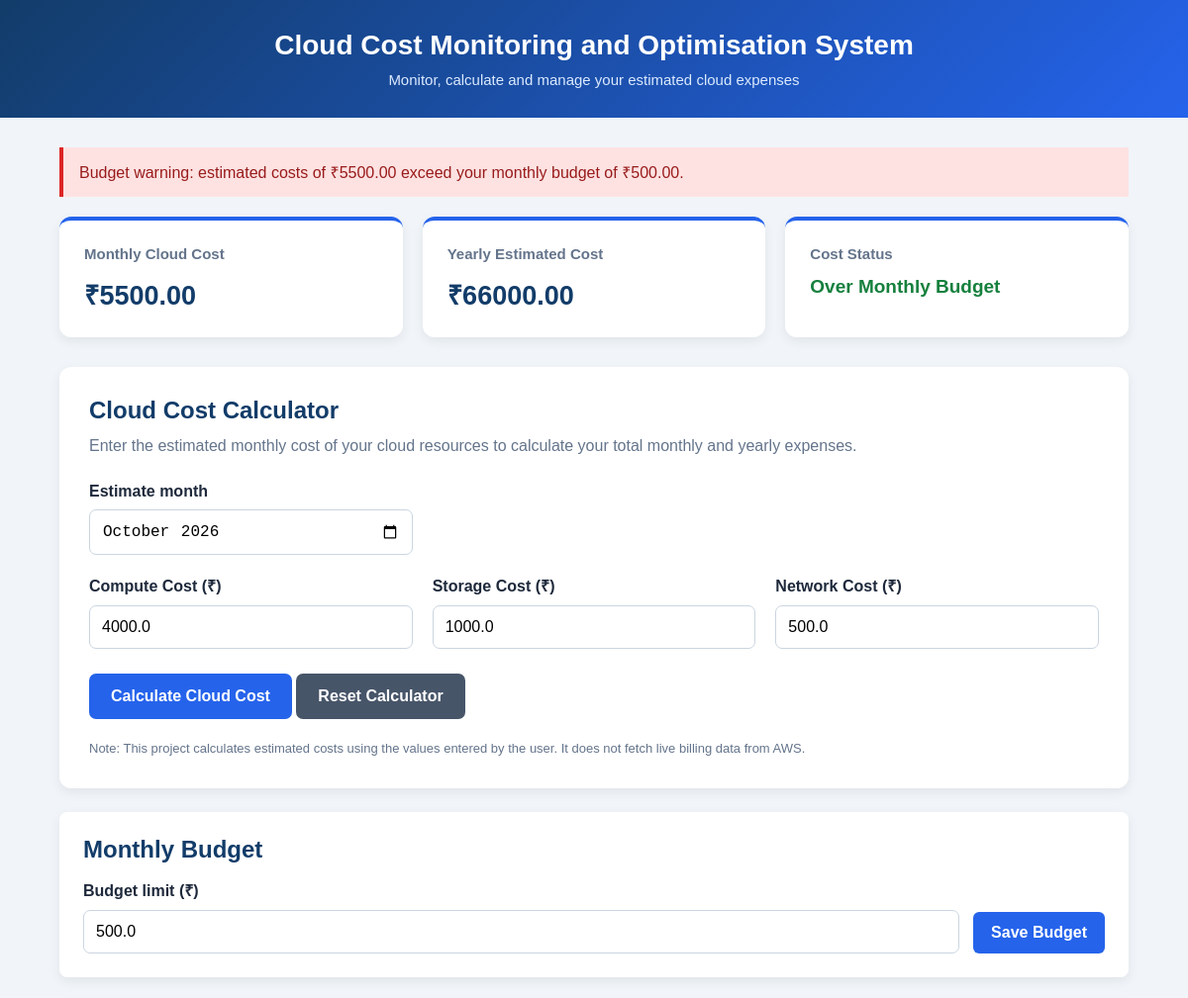
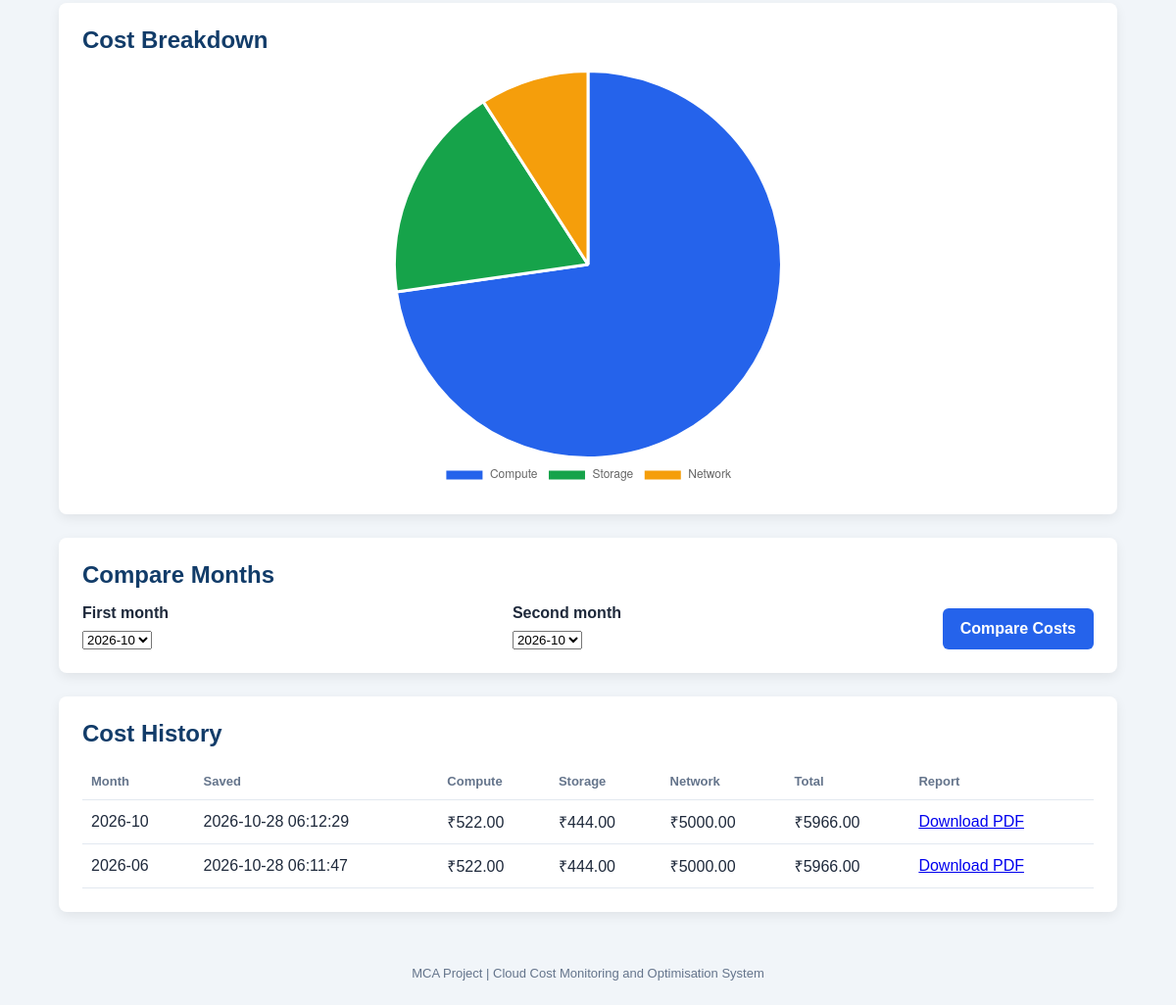
The page / on the database its author committed (2 pictures, top to bottom).
### tables this page shows
CREATE TABLE settings (
                id INTEGER PRIMARY KEY CHECK (id = 1),
                monthly_budget REAL
            );

CREATE TABLE cost_history (
                id INTEGER PRIMARY KEY AUTOINCREMENT,
                month TEXT NOT NULL,
                compute REAL NOT NULL,
                storage REAL NOT NULL,
                network REAL NOT NULL,
                monthly REAL NOT NULL,
                created_at TEXT NOT NULL DEFAULT CURRENT_TIMESTAMP
            );

### app.py (the view, shortened to what this page needs)
@app.route("/", methods=["GET", "POST"])
def dashboard():
    compute, storage, network = 4000.0, 1000.0, 500.0
    monthly = compute + storage + network
    yearly = monthly * 12
    status = "Cost Under Control"
    current_month = date.today().strftime("%Y-%m")
    estimate_month = request.form.get("month", current_month)
    budget = get_budget()
    over_budget = budget is not None and monthly > budget
    if over_budget:
        status = "Over Monthly Budget"
    elif monthly > 10000:
        status = "High Cost Alert"
    with get_db() as connection:
        history = connection.execute(
            "SELECT * FROM cost_history ORDER BY created_at DESC, id DESC LIMIT 20"
        ).fetchall()
        months = [row["month"] for row in connection.execute(
            "SELECT DISTINCT month FROM cost_history ORDER BY month DESC"
        ).fetchall()]
        first_month, second_month = request.args.get("month_a", ""), request.args.get("month_b", "")
        comparison = None
        if first_month and second_month:
            comparison = [connection.execute(
                "SELECT * FROM cost_history WHERE month = ? ORDER BY created_at DESC, id DESC LIMIT 1",
                (selected_month,),
            ).fetchone() for selected_month in (first_month, second_month)]
    return render_template(
        "dashboard.html", compute=compute, storage=storage, network=network,
        monthly=monthly, yearly=yearly, status=status, budget=budget,
        over_budget=over_budget, estimate_month=estimate_month, history=history,
        months=months, first_month=first_month, second_month=second_month,
        comparison=comparison,
    )

### app.py (called while the page is built)
@contextmanager
def get_db():
    connection = sqlite3.connect(DATABASE)
    connection.row_factory = sqlite3.Row
    try:
        yield connection
        connection.commit()
    except Exception:
        connection.rollback()
        raise
    finally:
        connection.close()

def get_budget():
    with get_db() as connection:
        row = connection.execute("SELECT monthly_budget FROM settings WHERE id = 1").fetchone()
    return row["monthly_budget"] if row else None

### templates/dashboard.html (shortened to what this page needs)
<!DOCTYPE html>
<html lang="en">
<head>
</head>
<body>
    <header>
        <h1>Cloud Cost Monitoring and Optimisation System</h1>
        <p>Monitor, calculate and manage your estimated cloud expenses</p>
    </header>
    <main class="container">
        {% if over_budget %}
            <div class="warning" role="alert">
                Budget warning: estimated costs of ₹{{ "%.2f"|format(monthly) }} exceed your monthly budget of ₹{{ "%.2f"|format(budget) }}.
            </div>
        {% endif %}
        <section class="summary">
            <div class="card">
                <h3>Monthly Cloud Cost</h3>
                <div class="amount">
                    ₹{{ "%.2f"|format(monthly) }}
                </div>
            </div>
            <div class="card">
                <h3>Yearly Estimated Cost</h3>
                <div class="amount">
                    ₹{{ "%.2f"|format(yearly) }}
                </div>
            </div>
            <div class="card">
                <h3>Cost Status</h3>
                <div class="status">{{ status }}</div>
            </div>
        </section>
        <section class="calculator">
            <h2>Cloud Cost Calculator</h2>
            <p class="description">
                Enter the estimated monthly cost of your cloud resources
                to calculate your total monthly and yearly expenses.
            </p>
            <form action="/" method="POST">
                <div class="form-grid" style="margin-bottom: 20px;">
                    <div>
                        <label for="month">Estimate month</label>
                        <input type="month" id="month" name="month" value="{{ estimate_month }}" required>
                    </div>
                </div>
                <div class="form-grid">
                    <div>
                        <label for="compute">Compute Cost (₹)</label>
                        <input
                            type="number"
                            id="compute"
                            name="compute"
                            min="0"
                            max="1000000000"
                            step="0.01"
                            value="{{ compute }}"
                            required
                        >
                    </div>
                    <div>
                        <label for="storage">Storage Cost (₹)</label>
                        <input
                            type="number"
                            id="storage"
                            name="storage"
                            min="0"
                            max="1000000000"
                            step="0.01"
                            value="{{ storage }}"
                            required
                        >
                    </div>
                    <div>
                        <label for="network">Network Cost (₹)</label>
                        <input
                            type="number"
                            id="network"
                            name="network"
                            min="0"
                            max="1000000000"
                            step="0.01"
                            value="{{ network }}"
                            required
                        >
                    </div>
                </div>
                <button type="submit">Calculate Cloud Cost</button>
                <button class="reset-button" type="button" id="reset-calculator">Reset Calculator</button>
            </form>
            <p class="note">
                Note: This project calculates estimated costs using the values
                entered by the user. It does not fetch live billing data from AWS.
            </p>
        </section>
        <section class="tool-section">
            <h2>Monthly Budget</h2>
            <form action="/budget" method="POST" class="tool-row">
                <div>
                    <label for="budget">Budget limit (₹)</label>
                    <input type="number" id="budget" name="budget" min="0" max="1000000000" step="0.01" value="{{ budget if budget is not none else '' }}" placeholder="No budget set">
                </div>
                <button type="submit">Save Budget</button>
            </form>
        </section>
        <section class="tool-section">
            <h2>Cost Breakdown</h2>
            <div class="chart-wrap"><canvas id="cost-chart" data-costs='{{ [compute, storage, network]|tojson }}' aria-label="Compute, storage, and network cost breakdown"></canvas></div>
        </section>
        <section class="tool-section">
            <h2>Compare Months</h2>
            {% if months %}
                <form action="/" method="GET" class="tool-row">
                    <div>
                        <label for="month-a">First month</label>
                        <select id="month-a" name="month_a" required>
                            {% for month in months %}<option value="{{ month }}" {% if month == first_month %}selected{% endif %}>{{ month }}</option>{% endfor %}
                        </select>
                    </div>
                    <div>
                        <label for="month-b">Second month</label>
                        <select id="month-b" name="month_b" required>
                            {% for month in months %}<option value="{{ month }}" {% if month == second_month %}selected{% endif %}>{{ month }}</option>{% endfor %}
                        </select>
                    </div>
                    <button type="submit">Compare Costs</button>
                </form>
            {% else %}
                <p class="note">Save estimates for at least one month to compare costs.</p>
            {% endif %}
        </section>
        <section class="tool-section">
            <h2>Cost History</h2>
            {% if history %}
                <div class="table-scroll">
                    <table class="history-table">
                        <thead><tr><th>Month</th><th>Saved</th><th>Compute</th><th>Storage</th><th>Network</th><th>Total</th><th>Report</th></tr></thead>
                        <tbody>
                            {% for record in history %}
                                <tr>
                                    <td>{{ record['month'] }}</td><td>{{ record['created_at'] }}</td>
                                    <td>₹{{ "%.2f"|format(record['compute']) }}</td><td>₹{{ "%.2f"|format(record['storage']) }}</td>
                                    <td>₹{{ "%.2f"|format(record['network']) }}</td><td>₹{{ "%.2f"|format(record['monthly']) }}</td>
                                    <td><a href="{{ url_for('download_report', record_id=record['id']) }}">Download PDF</a></td>
                                </tr>
                            {% endfor %}
                        </tbody>
                    </table>
                </div>
            {% else %}
                <p class="note">Calculated estimates will appear here.</p>
            {% endif %}
        </section>
    </main>
    <footer>
        MCA Project | Cloud Cost Monitoring and Optimisation System
    </footer>
    <script>
        const chartCanvas = document.getElementById("cost-chart");
        if (chartCanvas && window.Chart) {
            new Chart(chartCanvas, {
                type: "pie",
                data: {
                    labels: ["Compute", "Storage", "Network"],
                    datasets: [{
                        data: JSON.parse(chartCanvas.dataset.costs),
                        backgroundColor: ["#2563eb", "#16a34a", "#f59e0b"],
                        borderColor: "#ffffff",
                        borderWidth: 3
                    }]
                },
                options: { responsive: true, plugins: { legend: { position: "bottom" } } }
            });
        }
        document.getElementById("reset-calculator").addEventListener("click", () => {
            ["compute", "storage", "network", "month"].forEach((id) => {
                document.getElementById(id).value = "";
            });
        });
    </script>
</body>
</html>

### templates/dashboard.html (style rules this page uses)
* { margin: 0; padding: 0; box-sizing: border-box; }
body { font-family: Arial, sans-serif; background: #f1f5f9; color: #1e293b; }
header { background: linear-gradient(135deg, #123c69, #2563eb); color: white; padding: 30px 20px; text-align: center; }
header h1 { font-size: 28px; margin-bottom: 10px; }
header p { font-size: 15px; color: #dbeafe; }
.container { width: 90%; max-width: 1100px; margin: 30px auto; }
.summary { display: grid; grid-template-columns: repeat(3, 1fr); gap: 20px; margin-bottom: 30px; }
.card { background: white; padding: 25px; border-radius: 12px; box-shadow: 0 4px 12px rgba(0, 0, 0, 0.07); border-top: 4px solid #2563eb; }
.card h3 { color: #64748b; font-size: 15px; margin-bottom: 14px; }
.amount { font-size: 27px; font-weight: bold; color: #123c69; overflow-wrap: anywhere; }
.status { color: #15803d; font-size: 19px; font-weight: bold; }
.calculator { background: white; padding: 30px; border-radius: 12px; box-shadow: 0 4px 12px rgba(0, 0, 0, 0.07); }
.calculator h2 { color: #123c69; margin-bottom: 10px; }
.description { color: #64748b; margin-bottom: 25px; line-height: 1.5; }
.form-grid { display: grid; grid-template-columns: repeat(3, 1fr); gap: 20px; }
label { display: block; font-weight: bold; margin-bottom: 9px; }
input { width: 100%; padding: 12px; border: 1px solid #cbd5e1; border-radius: 7px; font-size: 16px; }
button { margin-top: 25px; background: #2563eb; color: white; border: none; padding: 14px 22px; border-radius: 7px; font-size: 16px; font-weight: bold; cursor: pointer; }
.note { margin-top: 20px; font-size: 13px; color: #64748b; line-height: 1.5; }
.tool-section { margin-top: 24px; padding: 24px; background: white; border-radius: 8px; box-shadow: 0 4px 12px rgba(0, 0, 0, 0.07); }
.tool-section h2 { margin-bottom: 16px; color: #123c69; }
.tool-row { display: flex; align-items: end; flex-wrap: wrap; gap: 14px; }
.tool-row > div { flex: 1 1 180px; }
.tool-row button, .action-link { margin-top: 0; display: inline-block; padding: 12px 18px; border: 0; border-radius: 6px; background: #2563eb; color: white; font-weight: bold; text-decoration: none; cursor: pointer; }
.reset-button { background: #475569 !important; }
.warning { padding: 14px 16px; margin-bottom: 20px; border-left: 4px solid #dc2626; background: #fee2e2; color: #991b1b; }
.chart-wrap { max-width: 430px; margin: 0 auto; }
.history-table { width: 100%; border-collapse: collapse; }
.history-table th, .history-table td { padding: 11px 9px; border-bottom: 1px solid #e2e8f0; text-align: left; }
.history-table th { color: #64748b; font-size: 13px; }
.table-scroll { overflow-x: auto; }
footer { text-align: center; padding: 25px; color: #64748b; font-size: 13px; }

### rows shown on the page
settings: monthly_budget "500.00", budget "500.0"
cost_history: month "2026-10", created_at "2026-10-28 06:12:29", compute "522.00", storage "444.00", network "5000.00", monthly "5966.00"
cost_history: month "2026-06", created_at "2026-10-28 06:11:47", compute "522.00", storage "444.00", network "5000.00", monthly "5966.00"

### other values the page prints
{{ "%.2f"|format(monthly) }} "5500.00"
{{ "%.2f"|format(yearly) }} "66000.00"
{{ status }} "Over Monthly Budget"
form field month_a "2026-10"
form field month_b "2026-10"
